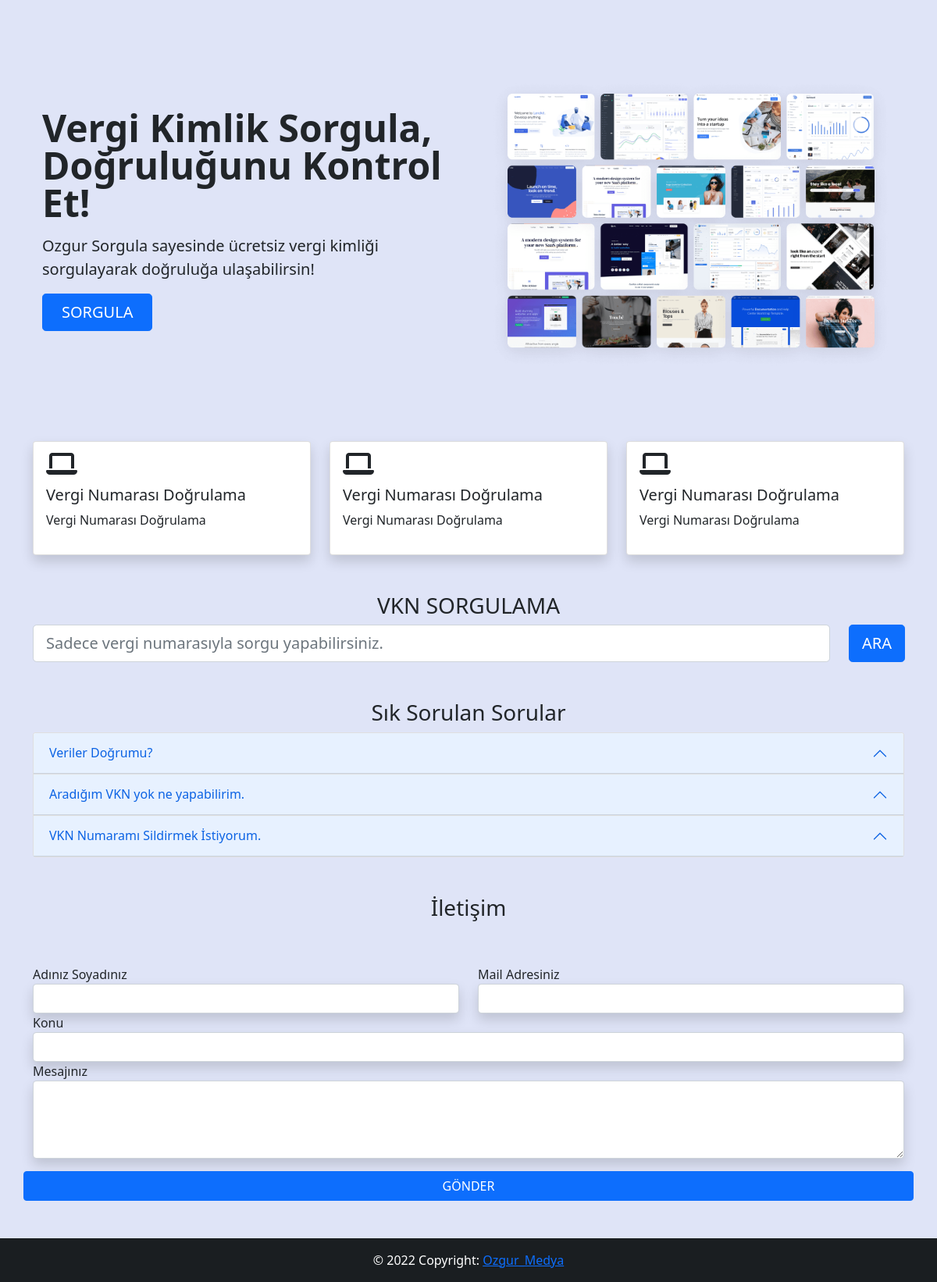
The page / on the database its author committed.
### tables this page shows
CREATE TABLE `hero` (
  `hero_id` int(11) NOT NULL,
  `hero_img` varchar(500) NOT NULL,
  `hero_title` varchar(500) NOT NULL,
  `hero_text` varchar(500) NOT NULL
);

CREATE TABLE `features` (
  `features_id` int(11) NOT NULL,
  `features_icon` varchar(500) NOT NULL,
  `features_title` varchar(500) NOT NULL,
  `features_desc` varchar(500) NOT NULL
);

CREATE TABLE `sss` (
  `sss_id` int(11) NOT NULL,
  `sss_title` varchar(500) NOT NULL,
  `sss_desc` varchar(1500) NOT NULL
);

CREATE TABLE `setting` (
  `setting_id` int(11) NOT NULL DEFAULT 0,
  `setting_logo` varchar(500) NOT NULL,
  `setting_footer` varchar(1500) NOT NULL
);

### index.php (the view, shortened to what this page needs)
<?php
require_once('systemx/ayarlar/baglan.php');
$setting=$db->prepare("SELECT * FROM setting where setting_id=:id");
$setting->execute(array(
        'id'=>0
      ));
$settingcek=$setting->fetch(PDO::FETCH_ASSOC);
$hero=$db->prepare("SELECT * FROM hero where hero_id=:id");
$hero->execute(array(
        'id'=>0
      ));
$herocek=$hero->fetch(PDO::FETCH_ASSOC);
$features=$db->prepare("SELECT * FROM features");
      $features->execute();
      $sss=$db->prepare("SELECT * FROM sss");
      $sss->execute();
?>
<?php
require_once('includes/header.php');
?>
  </head>
  <body style="background-color: #dfe4f7">
<div class="container col-xxl-8 px-4 py-5">
    <div class="row flex-lg-row-reverse align-items-center g-5 py-5">
      <div class="col-10 col-sm-8 col-lg-6">
        <img src="<?php echo $herocek['hero_img'] ?>" class="d-block mx-lg-auto img-fluid" alt="Bootstrap Themes" width="700" height="500" loading="lazy">
      </div>
      <div class="col-lg-6">
        <h1 class="display-5 fw-bold lh-1 mb-3"><?php echo $herocek['hero_title'] ?></h1>
        <p class="lead"><?php echo $herocek['hero_text'] ?></p>
        <div class="d-grid gap-2 d-md-flex justify-content-md-start">
          <a href="#sorgula"><button type="button" class="btn btn-primary btn-lg px-4 me-md-2">SORGULA</button></a>
        </div>
      </div>
    </div>
  </div>
<div id="sorgula" class="container">
    <div class="row">
<?php
foreach($features as $featurescek){
?>
<div class="col-md-4">
        <div class="card shadow">
  <div class="card-body">
  <i class="<?php echo $featurescek['features_icon'] ?> fa-2xl"></i>
  <h5 class="mt-3"><?php echo $featurescek['features_title'] ?></h5>
  <p class="mt-2"><?php echo $featurescek['features_desc'] ?></p>
  </div>
 </div>
</div>
<?php
}
?>
    </div>
    <h3 class="text-center mt-5">VKN SORGULAMA</h3>
    <form action="redirect" method="post">
    <div class="row">
    <div class="col-md-11">
    <input type="text" class="form-control form-control-lg" name="id" placeholder="Sadece vergi numarasıyla sorgu yapabilirsiniz." required="">
    </div>
    <div class="col-md-1">
    <button class="btn btn-primary btn-lg" type="submit" name="vknsorgula">ARA</button>
    </div>
    </div>
    </form>
    <h3 id="sss" class="text-center mt-5">Sık Sorulan Sorular</h3>
    <div class="accordion" id="accordionExample">
    <?php
$no="0";
foreach($sss as $ssscek){ $no++
?>
  <div class="accordion-item">
    <h2 class="accordion-header" id="heading<?php echo $no; ?>">
      <button class="accordion-button" type="button" data-bs-toggle="collapse" data-bs-target="#collapse<?php echo $no; ?>" aria-expanded="true" aria-controls="collapseOne">
      <?php echo $ssscek['sss_title'] ?>
      </button>
    </h2>
  </div>
<?php
}
?>
</div>
<h3 id="contact" class="text-center mt-5">İletişim</h3>
<form id="contact" action="systemx/ayarlar/islem.php" method="post">
<div class="row mt-5">
  <div class="col-md-6">
    <label>Adınız Soyadınız</label>
  <input type="text" class="form-control shadow" name="message_name" required="">
  </div>
  <div class="col-md-6">
    <label>Mail Adresiniz</label>
  <input type="email" class="form-control shadow" name="message_mail" required="">
  </div>
  <div class="col-md-12">
    <label>Konu</label>
  <input type="text" class="form-control shadow" name="message_subject" required="">
  </div>
  <div class="col-md-12">
    <label>Mesajınız</label>
  <textarea type="text" class="form-control shadow" style="height: 100px" name="message_message" required=""></textarea>
  </div>
  <button type="submit" name="messageadd" class="btn btn-primary mt-3">GÖNDER</button>
</div>
</form>
</div>
<?php
require_once('includes/footer.php');
?>

### includes/header.php (shortened to what this page needs)
<!doctype html>
<html lang="en">
  <head>
    <link href="https://cdn.jsdelivr.net/npm/bootstrap@5.0.2/dist/css/bootstrap.min.css" rel="stylesheet">
    <link rel="stylesheet" href="https://cdnjs.cloudflare.com/ajax/libs/font-awesome/6.1.1/css/all.min.css" />

### includes/footer.php (shortened to what this page needs)
<footer class="bg-dark text-center text-white mt-5">
  <div class="text-center p-3" style="background-color: rgba(0, 0, 0, 0.2);">
  <?php echo html_entity_decode($settingcek['setting_footer']) ?>
  </div>
</footer>
  </body>
</html>

### rows shown on the page
hero: hero_img (picture), hero_title "Vergi Kimlik Sorgula, Doğruluğunu Kontrol Et!", hero_text "Ozgur Sorgula sayesinde ücretsiz vergi kimliği sorgulayarak doğruluğa ulaşabilirsin!"
features: features_title "Vergi Numarası Doğrulama", features_desc "Vergi Numarası Doğrulama"
features: features_title "Vergi Numarası Doğrulama", features_desc "Vergi Numarası Doğrulama"
features: features_title "Vergi Numarası Doğrulama", features_desc "Vergi Numarası Doğrulama"
sss: sss_title "Veriler Doğrumu?"
sss: sss_title "Aradığım VKN yok ne yapabilirim."
sss: sss_title "VKN Numaramı Sildirmek İstiyorum."
setting: setting_footer "© 2022 Copyright: Ozgur_Medya"
